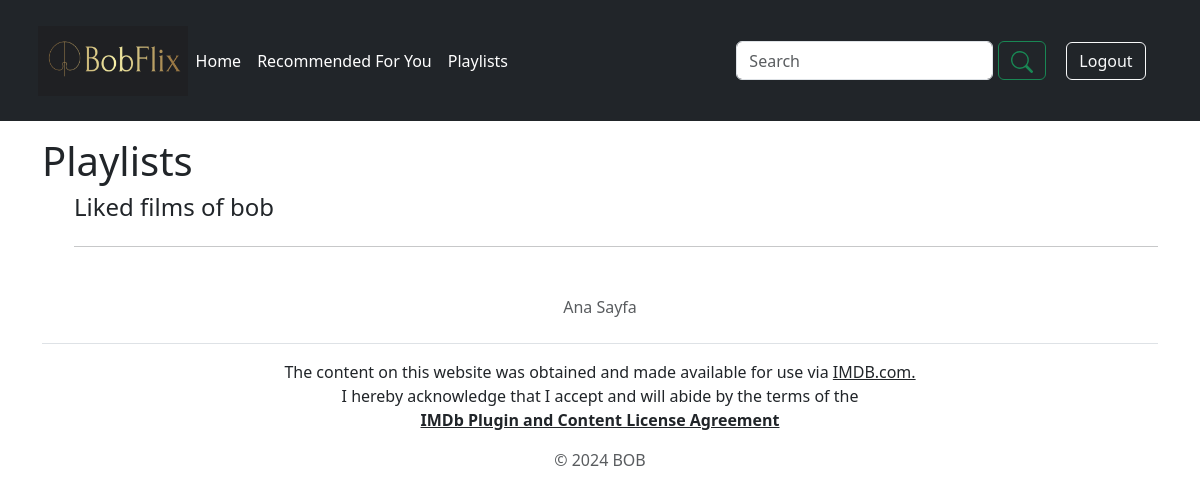
Before: /playlists/ (signed in) with the older database file.
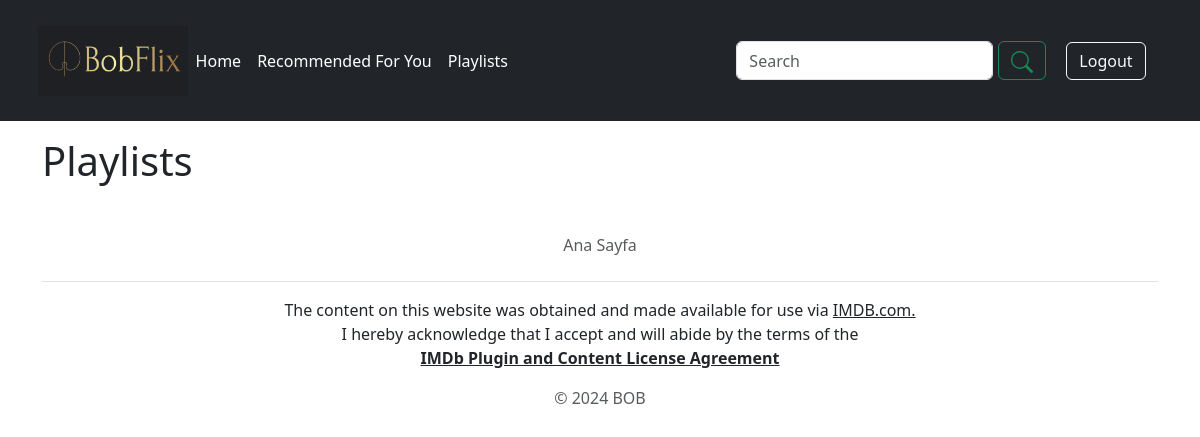
After: the same page with the newer database file.
### Movie/models.py (models this page shows, shortened)
class Playlist(models.Model):
    title = models.CharField(max_length=120)
    user = models.ForeignKey(User, on_delete=models.CASCADE)
    movies = models.ManyToManyField(TVSeries)
    is_like_playlist = models.BooleanField()

### Movie/views.py (the view)
# urls.py: path('playlists/', view_playlists, name='view_playlists'),
def view_playlists(request):
    playlists = Playlist.objects.filter(user=request.user)
    return render(request, 'movie_app/playlist.html', {'playlists': playlists})

### templates/movie_app/playlist.html (shortened to what this page needs)
{% extends 'base.html' %}
{% load static %}
{% block content %}
<h1>Playlists</h1>
    <ul>
        {% for playlist in playlists %}
        <h4>{{ playlist.title }}</h4>
        <hr>
        {% endfor %}
    </div>
{% endblock %}

### templates/base.html (shortened to what this page needs)
{% load static %}
<!DOCTYPE html>
<html lang="tr">
<head>
    <link rel="stylesheet" href="{%block specific_css%}{%endblock%}">
    <link rel="stylesheet" href="{% static 'movie_app/css/style.css' %}?{% now "U" %}" />
    <link rel="stylesheet" href="https://cdn.jsdelivr.net/npm/bootstrap-icons@1.3.0/font/bootstrap-icons.css">
    <link href="https://cdnjs.cloudflare.com/ajax/libs/font-awesome/6.0.0-beta3/css/all.min.css" rel="stylesheet">
    <link href="https://cdn.jsdelivr.net/npm/bootstrap@5.3.3/dist/css/bootstrap.min.css" rel="stylesheet">
    <script src="https://cdn.jsdelivr.net/npm/bootstrap@5.3.3/dist/js/bootstrap.bundle.min.js"></script></head>
</head>
<body>
    <header style="margin-bottom:1rem;" class="p-3 text-bg-dark">
        <div style="margin:0.6rem;" class="container">
          <div class="d-flex flex-wrap align-items-center justify-content-center justify-content-lg-start">
            <a href="{% url 'index'  %}" class="d-flex align-items-center mb-2 mb-lg-0 text-white text-decoration-none">
              <img src="{% static 'movie_app/images/bob.jpeg' %}" width="150" height="70" >
                                    </a>
            <ul  class="nav col-12 col-lg-auto me-lg-auto mb-2 justify-content-center mb-md-0">
              <li><a href="{% url 'index'  %}" class="nav-link px-2 text-white">Home</a></li>
              <li><a href="{% url 'recommend'  %}" class="nav-link px-2 text-white">Recommended For You</a></li>
              <li><a href="{% url 'view_playlists'  %}" class="nav-link px-2 text-white">Playlists</a></li>
            </ul>
            <form style="margin-right: 20px;" class="d-flex" action="{% url 'search' %}" method="post" role="search" onsubmit="return validateForm()">
              <input style="margin-right: 5px;" class="form-control" type="search" placeholder="Search" name="q" aria-label="Search" id="searchInput">
              <button aria-label="Arama Butonu" class="btn btn-outline-success" type="submit">
              </button>
          </form>
            <div class="text-end">
                {% if user.is_authenticated %}
                <a href="{% url 'logout' %}"><button type="button" class="btn btn-outline-light me-2">Logout</button></a>
            {% else %}
                <a href="{% url 'login' %}"><button type="button" class="btn btn-outline-light me-2">Login</button></a>
                <a href="{% url 'signup' %}"> <button type="button" class="btn btn-warning">Sign-up</button></a>
                {% endif %}
            </div>
          </div>
        </div>
      </header>
      <div  class="container">
    {%block content%}{%endblock%}
    <div class="container">
        <footer style="margin-bottom:1rem;"  class="py-3 my-4">
          <ul class="nav justify-content-center border-bottom pb-3 mb-3">
            <li class="nav-item"><a href="{% url 'index'  %}" class="nav-link px-2 text-body-secondary">Ana Sayfa</a></li>
          </ul>
          <p class="text-center">The content on this website was obtained and made available for use via <a class="link-dark" href="https://www.imdb.com">IMDB.com.</a> <br>I hereby acknowledge that I accept and will abide by the terms of the <br> <a class="link-dark" href="https://www.imdb.com/licensing/plugintc"><strong>IMDb Plugin and Content License Agreement</strong></a></p>
          <p class="text-center text-body-secondary">© 2024 BOB</p>
        </footer>
      </div>
</body>

### static/movie_app/css/style.css (style rules this page uses)
.btn { background-color: #007bff; color: #ffffff; padding: 10px 20px; border: none; border-radius: 5px; text-decoration: none; font-weight: bold; }

Changed rows visible on the page:
removed Playlist: title "Liked films of bob"
